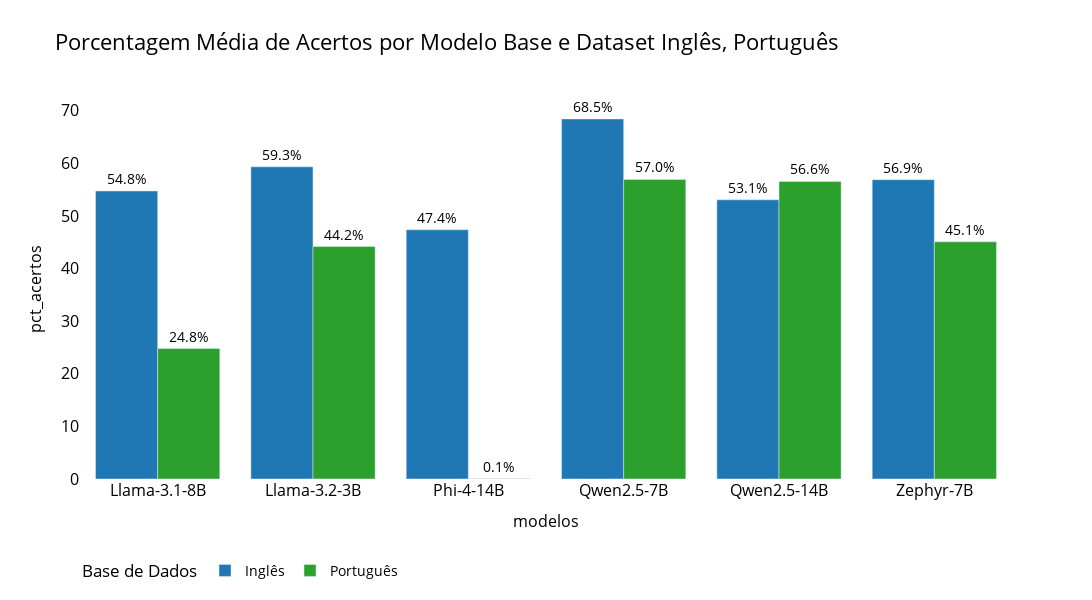

Source (notebook cell):
### Markdown cell above
# Português e Inglês

Juntos, sem fine Tune

### Code cell
def plot_todos_modelos_base(df, ordem_datasets):
    cores_datasets = {
        "Inglês": "#1f77b4",
        "Português": "#2ca02c"
    }

    ordem_modelos = [
        'Llama-3.1-8B', 'Llama-3.1-8B-V1', 'Llama-3.1-8B-V2',
        'Llama-3.2-3B', 'Llama-3.2-3B-V1', 'Llama-3.2-3B-V2',
        'Phi-4-14B', 'Phi-4-14B-V1', 'Phi-4-14B-V2',
        'Qwen2.5-7B', 'Qwen2.5-7B-V1', 'Qwen2.5-7B-V2',
        'Qwen2.5-14B','Qwen2.5-14B-V1', 'Qwen2.5-14B-V2',
        'Zephyr-7B', 'Zephyr-7B-V1', 'Zephyr-7B-V2'
    ]

    # Filtra datasets desejados
    df_filtrado = df[df["dataset"].isin(ordem_datasets)]

    # Filtra somente modelos base
    df_filtrado = df_filtrado[~df_filtrado["modelos"].str.contains("-V")]

    # Mantém ordem dos modelos base conforme lista
    modelos_base_ordenados = [m for m in ordem_modelos if m in df_filtrado["modelos"].unique() and "-V" not in m]

    # Agrupa por modelo base e dataset
    df_grouped = df_filtrado.groupby(["modelos", "dataset"], as_index=False)["pct_acertos"].mean().fillna(0)

    fig = px.bar(
        df_grouped,
        x="modelos",
        y="pct_acertos",
        color="dataset",
        barmode="group",
        text=df_grouped["pct_acertos"].apply(lambda x: f"{x:.1f}%"),
        category_orders={
            "dataset": ordem_datasets,
            "modelos": modelos_base_ordenados
        },
        color_discrete_map=cores_datasets,
        title="Porcentagem Média de Acertos por Modelo Base e Dataset " + ", ".join(ordem_datasets),
         labels={"dataset": "Base de Dados"} 
    )

    fig.update_layout(
        width=1200,
        height=600,
        xaxis=dict(
            tickangle=0,
            title_font=dict(size=16, color="black"),
            tickfont=dict(size=16, color="black")
        ),
        yaxis=dict(
            title_font=dict(size=16, color="black"),
            tickfont=dict(size=16, color="black")
        ),
        plot_bgcolor="white",
        paper_bgcolor="white",
        font=dict(color="black", size=16)
    )

    fig.update_traces(
        textposition='outside',
        textfont=dict(size=14)
    )

    fig.update_layout(
    legend=dict(
        x=0,         # início do eixo x
        y=-0.2,      # um pouco abaixo do eixo x (ajuste conforme necessário)
        xanchor='left',
        yanchor='top',
        orientation='h',  # horizontal
        font=dict(size=14)
    )
)

    fig.show()

# Executa
plot_todos_modelos_base(df_result_final, ["Inglês", "Português"])

### Figure 1 — Plotly figure (JSON) as saved in the notebook; plotly's stock layout.template omitted (floating-point values rounded to 4 significant figures)
{"data": [{"alignmentgroup": "True", "hovertemplate": "Base de Dados=Inglês<br>modelos=%{x}<br>pct_acertos=%{y}<br>text=%{text}<extra></extra>", "legendgroup": "Inglês", "marker": {"color": "#1f77b4", "pattern": {"shape": ""}}, "name": "Inglês", "offsetgroup": "Inglês", "orientation": "v", "showlegend": true, "text": ["54.8%", "59.3%", "47.4%", "53.1%", "68.5%", "56.9%"], "textfont": {"size": 14}, "textposition": "outside", "type": "bar", "x": ["Llama-3.1-8B", "Llama-3.2-3B", "Phi-4-14B", "Qwen2.5-14B", "Qwen2.5-7B", "Zephyr-7B"], "xaxis": "x", "y": [54.76, 59.34, 47.39, 53.08, 68.45, 56.91], "yaxis": "y"}, {"alignmentgroup": "True", "hovertemplate": "Base de Dados=Português<br>modelos=%{x}<br>pct_acertos=%{y}<br>text=%{text}<extra></extra>", "legendgroup": "Português", "marker": {"color": "#2ca02c", "pattern": {"shape": ""}}, "name": "Português", "offsetgroup": "Português", "orientation": "v", "showlegend": true, "text": ["24.8%", "44.2%", "0.1%", "56.6%", "57.0%", "45.1%"], "textfont": {"size": 14}, "textposition": "outside", "type": "bar", "x": ["Llama-3.1-8B", "Llama-3.2-3B", "Phi-4-14B", "Qwen2.5-14B", "Qwen2.5-7B", "Zephyr-7B"], "xaxis": "x", "y": [24.81, 44.19, 0.05, 56.58, 56.95, 45.09], "yaxis": "y"}], "layout": {"barmode": "group", "font": {"color": "black", "size": 16}, "height": 600, "legend": {"font": {"size": 14}, "orientation": "h", "title": {"text": "Base de Dados"}, "tracegroupgap": 0, "x": 0, "xanchor": "left", "y": -0.2, "yanchor": "top"}, "paper_bgcolor": "white", "plot_bgcolor": "white", "title": {"text": "Porcentagem Média de Acertos por Modelo Base e Dataset Inglês, Português"}, "width": 1200, "xaxis": {"anchor": "y", "categoryarray": ["Llama-3.1-8B", "Llama-3.2-3B", "Phi-4-14B", "Qwen2.5-7B", "Qwen2.5-14B", "Zephyr-7B"], "categoryorder": "array", "domain": [0, 1], "tickangle": 0, "tickfont": {"color": "black", "size": 16}, "title": {"font": {"color": "black", "size": 16}, "text": "modelos"}}, "yaxis": {"anchor": "x", "domain": [0, 1], "tickfont": {"color": "black", "size": 16}, "title": {"font": {"color": "black", "size": 16}, "text": "pct_acertos"}}}}
